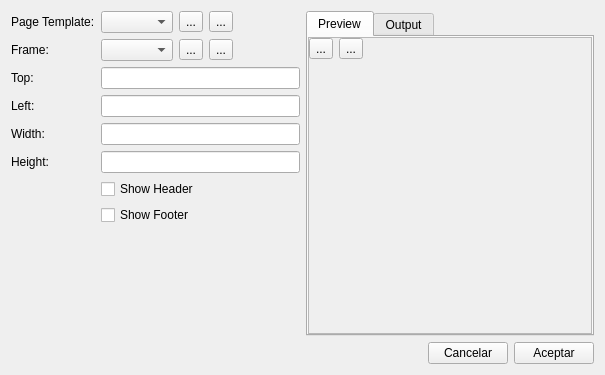
<?xml version="1.0" encoding="UTF-8"?>
<ui version="4.0">
 <class>Form</class>
 <widget class="QWidget" name="Form">
  <property name="geometry">
   <rect>
    <x>0</x>
    <y>0</y>
    <width>605</width>
    <height>375</height>
   </rect>
  </property>
  <property name="windowTitle">
   <string>Form</string>
  </property>
  <layout class="QVBoxLayout" name="verticalLayout_4">
   <item>
    <layout class="QHBoxLayout" name="horizontalLayout_5">
     <item>
      <layout class="QFormLayout" name="formLayout">
       <property name="fieldGrowthPolicy">
        <enum>QFormLayout::ExpandingFieldsGrow</enum>
       </property>
       <item row="0" column="0">
        <widget class="QLabel" name="label_2">
         <property name="text">
          <string>Page Template:</string>
         </property>
         <property name="buddy">
          <cstring>templates</cstring>
         </property>
        </widget>
       </item>
       <item row="0" column="1">
        <layout class="QHBoxLayout" name="horizontalLayout_2">
         <item>
          <widget class="QComboBox" name="templates"/>
         </item>
         <item>
          <widget class="QToolButton" name="newTemplate">
           <property name="text">
            <string>...</string>
           </property>
           <property name="icon">
            <iconset resource="icons.qrc">
             <normaloff>:/icons/new.svg</normaloff>:/icons/new.svg</iconset>
           </property>
          </widget>
         </item>
         <item>
          <widget class="QToolButton" name="delTemplate">
           <property name="text">
            <string>...</string>
           </property>
           <property name="icon">
            <iconset resource="icons.qrc">
             <normaloff>:/icons/close.svg</normaloff>:/icons/close.svg</iconset>
           </property>
          </widget>
         </item>
        </layout>
       </item>
       <item row="1" column="0">
        <widget class="QLabel" name="label">
         <property name="text">
          <string>Frame:</string>
         </property>
        </widget>
       </item>
       <item row="1" column="1">
        <layout class="QHBoxLayout" name="horizontalLayout">
         <item>
          <widget class="QComboBox" name="frames"/>
         </item>
         <item>
          <widget class="QToolButton" name="newFrame">
           <property name="text">
            <string>...</string>
           </property>
           <property name="icon">
            <iconset resource="icons.qrc">
             <normaloff>:/icons/new.svg</normaloff>:/icons/new.svg</iconset>
           </property>
          </widget>
         </item>
         <item>
          <widget class="QToolButton" name="delFrame">
           <property name="text">
            <string>...</string>
           </property>
           <property name="icon">
            <iconset resource="icons.qrc">
             <normaloff>:/icons/close.svg</normaloff>:/icons/close.svg</iconset>
           </property>
          </widget>
         </item>
        </layout>
       </item>
       <item row="2" column="0">
        <widget class="QLabel" name="label_3">
         <property name="text">
          <string>Top:</string>
         </property>
         <property name="buddy">
          <cstring>top</cstring>
         </property>
        </widget>
       </item>
       <item row="2" column="1">
        <widget class="QLineEdit" name="top"/>
       </item>
       <item row="3" column="0">
        <widget class="QLabel" name="label_4">
         <property name="text">
          <string>Left:</string>
         </property>
         <property name="buddy">
          <cstring>left</cstring>
         </property>
        </widget>
       </item>
       <item row="3" column="1">
        <widget class="QLineEdit" name="left"/>
       </item>
       <item row="4" column="0">
        <widget class="QLabel" name="label_5">
         <property name="text">
          <string>Width:</string>
         </property>
         <property name="buddy">
          <cstring>width</cstring>
         </property>
        </widget>
       </item>
       <item row="4" column="1">
        <widget class="QLineEdit" name="width"/>
       </item>
       <item row="5" column="0">
        <widget class="QLabel" name="label_6">
         <property name="text">
          <string>Height:</string>
         </property>
         <property name="buddy">
          <cstring>height</cstring>
         </property>
        </widget>
       </item>
       <item row="5" column="1">
        <widget class="QLineEdit" name="height"/>
       </item>
       <item row="6" column="1">
        <widget class="QCheckBox" name="header">
         <property name="text">
          <string>Show Header</string>
         </property>
        </widget>
       </item>
       <item row="7" column="1">
        <widget class="QCheckBox" name="footer">
         <property name="text">
          <string>Show Footer</string>
         </property>
        </widget>
       </item>
      </layout>
     </item>
     <item>
      <widget class="QTabWidget" name="tabWidget">
       <property name="currentIndex">
        <number>0</number>
       </property>
       <widget class="QWidget" name="tab">
        <attribute name="title">
         <string>Preview</string>
        </attribute>
        <layout class="QVBoxLayout" name="verticalLayout">
         <property name="margin">
          <number>0</number>
         </property>
         <item>
          <widget class="QScrollArea" name="scrollArea">
           <property name="widgetResizable">
            <bool>true</bool>
           </property>
           <widget class="QWidget" name="scrollAreaWidgetContents">
            <property name="geometry">
             <rect>
              <x>0</x>
              <y>0</y>
              <width>279</width>
              <height>287</height>
             </rect>
            </property>
            <layout class="QVBoxLayout" name="verticalLayout_3">
             <property name="leftMargin">
              <number>0</number>
             </property>
             <property name="topMargin">
              <number>0</number>
             </property>
             <property name="rightMargin">
              <number>0</number>
             </property>
             <item>
              <layout class="QHBoxLayout" name="horizontalLayout_4">
               <item>
                <widget class="QToolButton" name="zoomin">
                 <property name="text">
                  <string>...</string>
                 </property>
                 <property name="icon">
                  <iconset resource="icons.qrc">
                   <normaloff>:/icons/viewmag+.svg</normaloff>:/icons/viewmag+.svg</iconset>
                 </property>
                </widget>
               </item>
               <item>
                <widget class="QToolButton" name="zoomout">
                 <property name="text">
                  <string>...</string>
                 </property>
                 <property name="icon">
                  <iconset resource="icons.qrc">
                   <normaloff>:/icons/viewmag-.svg</normaloff>:/icons/viewmag-.svg</iconset>
                 </property>
                </widget>
               </item>
               <item>
                <spacer name="horizontalSpacer">
                 <property name="orientation">
                  <enum>Qt::Horizontal</enum>
                 </property>
                 <property name="sizeHint" stdset="0">
                  <size>
                   <width>40</width>
                   <height>20</height>
                  </size>
                 </property>
                </spacer>
               </item>
              </layout>
             </item>
             <item>
              <widget class="QLabel" name="preview">
               <property name="sizePolicy">
                <sizepolicy hsizetype="Expanding" vsizetype="Expanding">
                 <horstretch>0</horstretch>
                 <verstretch>0</verstretch>
                </sizepolicy>
               </property>
               <property name="frameShape">
                <enum>QFrame::NoFrame</enum>
               </property>
               <property name="text">
                <string/>
               </property>
              </widget>
             </item>
            </layout>
           </widget>
          </widget>
         </item>
        </layout>
       </widget>
       <widget class="QWidget" name="tab_2">
        <attribute name="title">
         <string>Output</string>
        </attribute>
        <layout class="QVBoxLayout" name="verticalLayout_2">
         <property name="margin">
          <number>0</number>
         </property>
         <item>
          <widget class="QPlainTextEdit" name="snippet">
           <property name="frameShape">
            <enum>QFrame::NoFrame</enum>
           </property>
          </widget>
         </item>
        </layout>
       </widget>
      </widget>
     </item>
    </layout>
   </item>
   <item>
    <layout class="QHBoxLayout" name="horizontalLayout_3">
     <item>
      <spacer name="horizontalSpacer_2">
       <property name="orientation">
        <enum>Qt::Horizontal</enum>
       </property>
       <property name="sizeHint" stdset="0">
        <size>
         <width>40</width>
         <height>20</height>
        </size>
       </property>
      </spacer>
     </item>
     <item>
      <widget class="QPushButton" name="cancel">
       <property name="text">
        <string>Cancelar</string>
       </property>
      </widget>
     </item>
     <item>
      <widget class="QPushButton" name="ok">
       <property name="text">
        <string>Aceptar</string>
       </property>
      </widget>
     </item>
    </layout>
   </item>
  </layout>
 </widget>
 <resources>
  <include location="icons.qrc"/>
 </resources>
 <connections/>
</ui>
